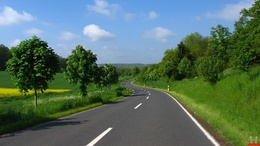
%> input picture test2.jpg, 260 x 146 px, shrunk from 1920 x 1080 before the run
$ octave part_2A.m   (GNU Octave 9; MATLAB toolbox functions it lacks are replaced by stand-ins)
%> lines starting %> are read from the running program, lines starting %| are printed output that depends on the picture
### image_to_label.m
function [label] = image_to_label(image ,th)

% This is hard coded for the first part

s = size(image);
label = zeros(s)-1;

for i=1:1:s(1)
    for j=1:1:s(2)
        if(image(i,j) > th(1))     % White
            label(i,j)=1;
        elseif(image(i,j) > th(2)) % Gray
            label(i,j)=2;
        else                       % Black
            label(i,j)=3;
        end
    end
end

### sim_ann_cost.m
% Implementation of the cost function defined in the problem
% to be used in simulated annealing
% num_n = either 4 or 8
function [cost] = sim_ann_cost(est_image, ref_image , std, beta ,num_n)

s=size(est_image);
cost = 0;

for i=1:1:s(1)-3
    for j=1:1:s(2)-3
        coor = [i,j];
        if(num_n==4)
            neighbor_cost = get_neighbor_4(coor,est_image,beta);
        elseif(num_n==8)
            neighbor_cost = get_neighbor_8(coor,est_image,beta);
        end

        temp =  ((ref_image(i,j)-est_image(i,j))/(sqrt(2)*std))^2 + neighbor_cost ;
        cost = cost + temp;
        %log(sqrt(2*pi*std)) +
    end
end


### get_accuracy.m
function [acc] = get_accuracy(mat1 , mat2)

s=size(mat1);
count=0;

for i=1:1:s(1)
    for j=1:1:s(2)
        if(mat1(i,j)==mat2(i,j))
            count=count+1;
        end
    end
end

acc = count/(s(1)*s(2));

### new_state.m
function [state] = new_state(cur_state,count)

state = cur_state;
s=size(cur_state);
r2 = mod(count , s(2))+1;
r1 = (count-(r2-1))/s(2) + 1;

%n = randi(2);
state(r1 , r2) = randi(3);

### get_delta_energy.m
function [d] = get_delta_energy(ref_im , cur_state , next_state, count, std, beta, num_n)

d=0;

s=size(cur_state);
r2 = mod(count , s(2))+1;
r1 = (count-(r2-1))/s(2) + 1;
disp([r1,r2]);

est_cur_im = label_to_image(cur_state);
est_next_im = label_to_image(next_state);

d=d + ( ((ref_im(r1,r2) - est_next_im(r1,r2))^2) - ((ref_im(r1,r2) - est_cur_im(r1,r2))^2) )/(2*std^2);

coor = [r1 , r2];
cur_neigh_energy  = 0;
next_neigh_energy = 0;

if(num_n==4)
    cur_neigh_energy  = get_neighbor_4(coor ,  cur_state , beta);
    next_neigh_energy = get_neighbor_4(coor , next_state , beta);
elseif(num_n==8)
    cur_neigh_energy  = get_neighbor_8(coor ,  cur_state , beta);
    next_neigh_energy = get_neighbor_8(coor , next_state , beta);
end

delta_neighbor_energy = next_neigh_energy - cur_neigh_energy;

d=d+delta_neighbor_energy;

### label_to_image.m
function [image] = label_to_image(label)

% This is hard coded for the first part

s = size(label);
image = zeros(s);

for i=1:1:s(1)
    for j=1:1:s(2)
        if(label(i,j) == 3)     % Black
            image(i,j)=0;

        elseif(label(i,j)==2)   % Gray
            image(i,j)=0.5;

        elseif(label(i,j)==1)   % White
            image(i,j)=1;
        end
    end
end

### get_neighbor_8.m
function [point] = get_neighbor_8(coor , states , beta)

i=coor(1);
j=coor(2);
point=0;
s=size(states);

% Top Left Corner
if(i==1 && j==1)
    point = point + beta*give_points(states(i,j) , states(i,j+1));
    point = point + beta*give_points(states(i,j) , states(i+1,j));
    point = point + beta*give_points(states(i,j) , states(i+1,j+1));
end

% Top Right Corner
if(i==1 && j==s(2))
        point = point + beta*give_points(states(i,j) , states(i,j-1));
        point = point + beta*give_points(states(i+1,j) , states(i,j));
        point = point + beta*give_points(states(i+1,j) , states(i,j-1));
end

% Bottom Left Corner
if(i==s(1) && j==1)
    point = point + beta*give_points(states(i,j) , states(i-1,j));
    point = point + beta*give_points(states(i,j) , states(i,j+1));
    point = point + beta*give_points(states(i,j) , states(i-1,j+1));
end

% Bottom Right Corner
if(i==s(1) && j==s(2))
    point = point + beta*give_points(states(i,j) , states(i-1,j));
    point = point + beta*give_points(states(i,j) , states(i,j-1));
    point = point + beta*give_points(states(i,j) , states(i-1,j-1));

end

% Upper row, except for the corners
if(i==1 && j~=1 && j~=s(2))
        point = point + beta*give_points(states(i,j) , states(i,j+1));
        point = point + beta*give_points(states(i,j) , states(i,j-1));
        point = point + beta*give_points(states(i,j) , states(i+1,j));
        point = point + beta*give_points(states(i,j) , states(i+1,j+1));
        point = point + beta*give_points(states(i,j) , states(i+1,j-1));

end

% Lower row, except for the corners
if(i==s(1) && j~=1 && j~=s(2))
        point = point + beta*give_points(states(i,j) , states(i,j+1));
        point = point + beta*give_points(states(i,j) , states(i,j-1));
        point = point + beta*give_points(states(i,j) , states(i-1,j));
        point = point + beta*give_points(states(i,j) , states(i-1,j-1));
        point = point + beta*give_points(states(i,j) , states(i-1,j+1));
end

% Left Column, except for the corners
if(i~=1 && i~=s(2) && j==1)
        point = point + beta*give_points(states(i,j) , states(i,j+1));
        point = point + beta*give_points(states(i,j) , states(i-1,j));
        point = point + beta*give_points(states(i,j) , states(i+1,j));
        point = point + beta*give_points(states(i,j) , states(i-1,j+1));
        point = point + beta*give_points(states(i,j) , states(i+1,j+1));
end

% Right Column, except for the corners
if(i~=1 && i~=s(2) && j==s(2))
        point = point + beta*give_points(states(i,j) , states(i,j-1));
        point = point + beta*give_points(states(i,j) , states(i-1,j));
        point = point + beta*give_points(states(i,j) , states(i+1,j));
        point = point + beta*give_points(states(i,j) , states(i-1,j-1));
        point = point + beta*give_points(states(i,j) , states(i+1,j-1));
end

% Center
if(i~=1 && i~=s(2) && j~=1 && j~=s(2))
        point = point + beta*give_points(states(i,j) , states(i,j-1));
        point = point + beta*give_points(states(i,j) , states(i,j+1));
        point = point + beta*give_points(states(i,j) , states(i+1,j));
        point = point + beta*give_points(states(i,j) , states(i-1,j));
        point = point + beta*give_points(states(i,j) , states(i,j-1));
        point = point + beta*give_points(states(i,j) , states(i,j+1));
        point = point + beta*give_points(states(i,j) , states(i+1,j));
        point = point + beta*give_points(states(i,j) , states(i-1,j));

end

end

### give_points.m
function [point] = give_points(A,B)

point=0;
if(A==B)
    point=1;
end

### part_2A.m
% Aydin Roozbeh - 9931303 - PGM HW1 -

close all;
clear;
clc;
format long

% Loading The image and converting it
im=imread("test2.jpg"); % Loading the image
%> im is the input picture: size 146x260x3 uint8; mean R, G, B 88.1, 113, 100.1
im_db = im2double(im);  % Converting the uint8 to double

% converting image to grayscale, hence we only have exposure levels
im_gray = rgb2gray(im_db);
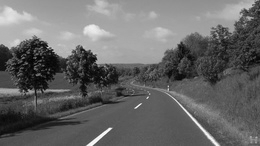
%> im_gray: size 146x260 double; min 0.00691, max 0.999, mean 0.408
im_gray = imresize(im_gray , 0.4);
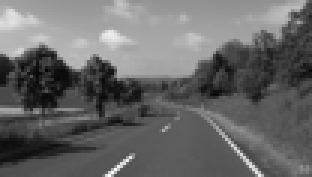
%> im_gray: size 59x104 double (shown 3 times larger); min 0.0151, max 0.986, mean 0.408
% We will consider three lables: 1 for white , 2 for gray, 3 for black
colors=[1 0.5 0];

% --- Extracting Colors in the picture ---
pix = (size(im_gray,1)-1)*size(im_gray,2); % Total number of pixels in the image
%> pix = 6032


% Threshould levels, assumiung uniform a priori distribution
th_unif = [(colors(1) + colors(2))/2 , (colors(2) + colors(3))/2];

% Original Label of each pixel
ref_label = image_to_label(im_gray,th_unif);
%> after the loop in image_to_label, `for i=1:1:s(1)`:
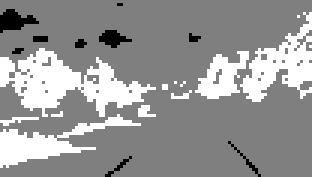
%> label: size 59x104 double (shown 3 times larger); min 1, max 3, mean 2.19; drawn with min black and max white


% ============================= Part C & D ================================

beta  = -20;    % beta parameter in the formula
num_n = 8;      % Number of Neighbors
std   = 1;      % noise standard deviation

% Creating noisy image:
ref_image = im_gray;

current_state = image_to_label(ref_image,th_unif);

current_energy = sim_ann_cost(current_state, ref_image, std, beta, num_n);
%> after the loop in sim_ann_cost, `for i=1:1:s(1)-3`: cost = -801027.8; neighbor_cost = -160
%> current_energy = -801027.8

% Remembering how it all started, for comparison at the end of the run
initial_energy = current_energy;
%> initial_energy = -801027.8
initial_state = current_state;
initial_accuracy = get_accuracy(current_state , ref_label);
%> after the loop in get_accuracy, `for i=1:1:s(1)`: count = 6136
%> in get_accuracy, `acc = count/(s(1)*s(2));`: acc = 1
%> initial_accuracy = 1

% Initial Temperature
T = pix; a=0.9999;
%> after `T = pix`: T = 6032

% Counting the number of iteraions
count=0;

% Neighbor state = a state with only one different label, chosen randomly!

% ------------------------ Simulated Annealing ----------------------------
%> (the run ends here)
